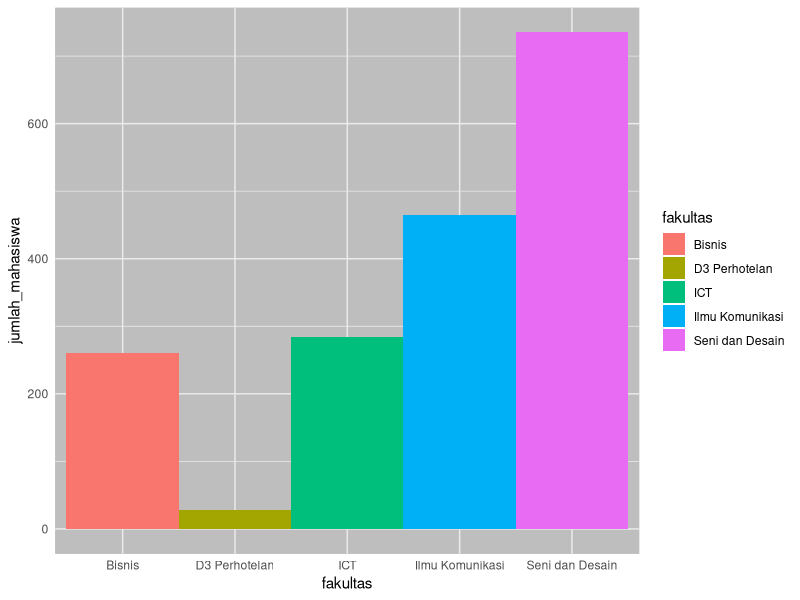

Write the R code that produced this figure.
# Memuat library yang diperlukan
library(ggplot2)

# Mendefinisikan data
fakultas <- c("Bisnis", "D3 Perhotelan", "ICT", "Ilmu Komunikasi", "Seni dan Desain")
jumlah_mahasiswa <- c(260, 28, 284, 465, 735)
akreditasi <- c("A","A","B","A","A")

# Membuat sebuah data frame
info_mahasiswa <- data.frame(fakultas, jumlah_mahasiswa, akreditasi)

# Menampilkan data frame
print(info_mahasiswa)


# Membuat plot
gambar <- ggplot(info_mahasiswa, aes(x=fakultas, y=jumlah_mahasiswa, fill=fakultas)) +
  geom_bar(width=1, stat="identity") +
  labs(y = "jumlah_mahasiswa", fill = "fakultas") +
  theme_minimal()+
  theme(panel.background = element_rect(fill = "grey", colour = "grey"))

# Menampilkan plot
print(gambar)